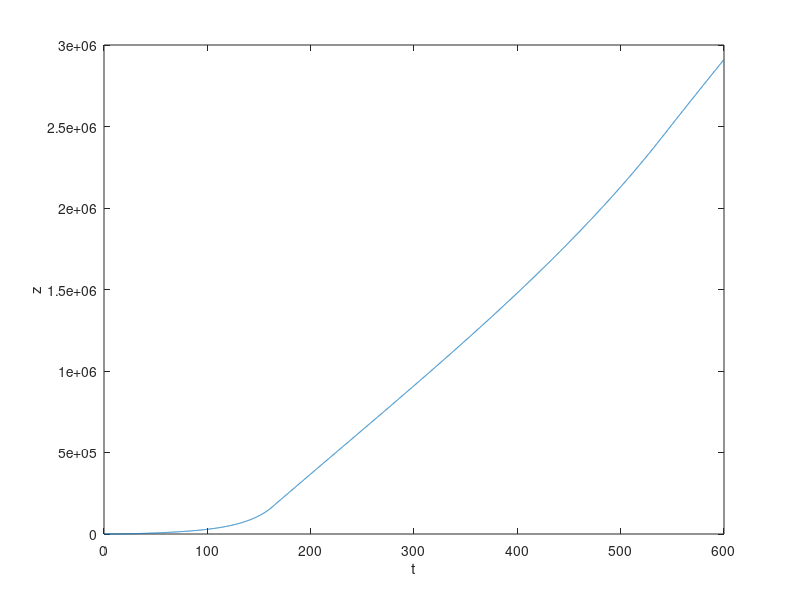

This chart was generated by the following MATLAB code:
%%%%%%%%%%%%%%%%%%%%%%%%%%%%%%%%%%%%%%%%%%%%%%%%%%%%
% RocketMan! 
% Describes the trajectory of a rocket shot vertically upward
% 
% NOTE: clear variables before each run
%%%%%%%%%%%%%%%%%%%%%%%%%%%%%%%%%%%%%%%%%%%%%%%%%%%%



%static variables
ve1=2500; ve2=3550;
dm1=251; dm2=4.1; md1=20000; md2=4500;
G=6.67*10^-11; RE=6371000; ME=5.972*10^24;
A= 113;


%initialise values at t=0
z0=0;
v0=0;
m0=407000; m1=15500;
tau = 0.1; %interval
maxstep = 6000; % no. of iterations
%%%%%%%%%%%%%%%%%%%%%%%%%%%%%%%%%%%%%%%%%%%%%%%%%%%%

%assigning variables to init values
z=z0; v=v0; mf1=m0; a=0; mf2=m1;


for istep=1:maxstep
    iter=istep;
    t = (istep-1)*tau; 
    m=mf1+md1;
    rho=(1.225*exp(-(z)/8780));
    xplot(istep) = t;
    yplot(istep) = z;
%     yplot(istep) = a/9.81;
%     yplot(istep) = 0.5*rho*v^2;
   

    % while mf > 0
    if( mf1 > 0 )
        a_prime = ve1*(dm1/tau)/m - G*ME/((z+RE)^2) - (0.5*0.82*rho*A*v^2)/m;
        if (a_prime>0)
            a = a_prime;
        else
            a = 0;
        end
        mf1 = mf1-dm1
    else
        break
    end
    v = v+a*tau;
    z = z+v*tau;
end

for istep=iter:maxstep
    t = (istep-1)*tau; 
    m=mf2+md2;
    rho=(1.225*exp(-(z)/8780));
    xplot(istep) = t;
    yplot(istep) = z;
%     yplot(istep) = a/9.81;
%     yplot(istep) = 0.5*rho*v^2;
   

    if( mf2 > 0 )
        a = ve2*(dm2/tau)/m - G*ME/((z+RE)^2) - (0.5*0.82*rho*A*v^2)/m;
        mf2 = mf2-dm2;
        f=istep
    else
        a= -G*ME/((z+RE)^2) - (0.5*0.82*rho*A*v^2)/m;
    end
    v = v+a*tau;
    z = z+v*tau;
    
end


plot1=plot(xplot,yplot,'-');
xlabel('t'); ylabel('z');












%%%%%%%%%%%%%%%%%%%%%%%%%%%%%%%%%%%%%%%%%%%%%%%%%%%%
% Changelog:
% 1.0 Initialise program. Basic acceleration
% 1.1 Added in dry mass and gravitational potential
% 1.2 Added in real world values (Falcon Heavy)
% 1.3 Added in drag force
% 1.4 Verified with Falcon Heavy
% 1.5 Added in stage 2
%%%%%%%%%%%%%%%%%%%%%%%%%%%%%%%%%%%%%%%%%%%%%%%%%%%%